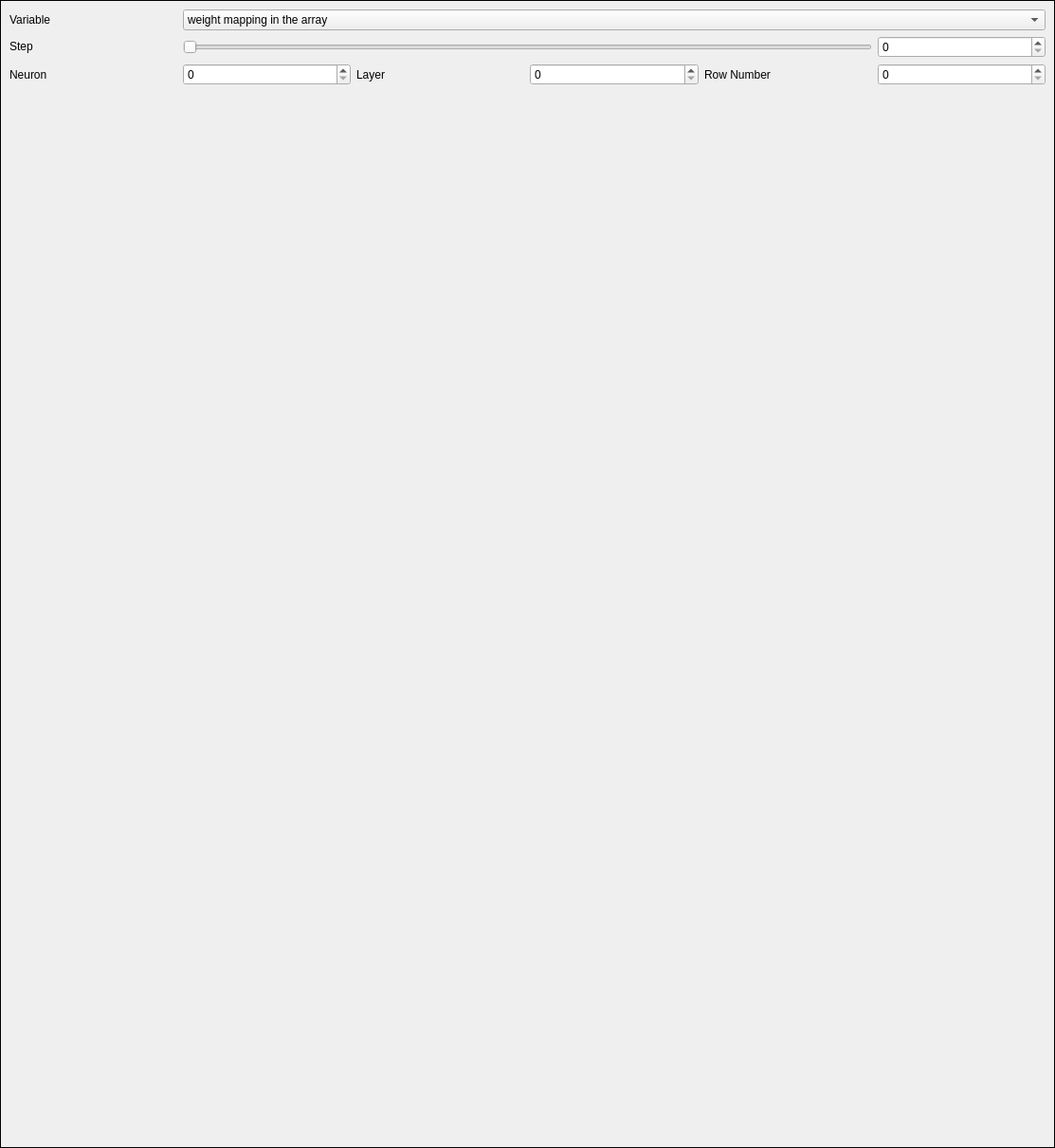
<?xml version="1.0" encoding="UTF-8"?>
<ui version="4.0">
 <class>NNVarSnapRow</class>
 <widget class="QWidget" name="NNVarSnapRow">
  <property name="geometry">
   <rect>
    <x>0</x>
    <y>0</y>
    <width>1113</width>
    <height>1211</height>
   </rect>
  </property>
  <property name="windowTitle">
   <string>Form</string>
  </property>
  <layout class="QVBoxLayout" name="verticalLayout">
   <property name="spacing">
    <number>0</number>
   </property>
   <property name="leftMargin">
    <number>0</number>
   </property>
   <property name="topMargin">
    <number>0</number>
   </property>
   <property name="rightMargin">
    <number>0</number>
   </property>
   <property name="bottomMargin">
    <number>0</number>
   </property>
   <item>
    <widget class="QFrame" name="rowFrame">
     <property name="frameShape">
      <enum>QFrame::Box</enum>
     </property>
     <property name="frameShadow">
      <enum>QFrame::Plain</enum>
     </property>
     <layout class="QVBoxLayout" name="verticalLayout_2">
      <item>
       <layout class="QGridLayout" name="gridLayout">
        <item row="3" column="0">
         <widget class="QLabel" name="label_4">
          <property name="text">
           <string>Neuron</string>
          </property>
         </widget>
        </item>
        <item row="3" column="4">
         <widget class="QLabel" name="label_5">
          <property name="text">
           <string>Row Number</string>
          </property>
         </widget>
        </item>
        <item row="2" column="5">
         <widget class="QSpinBox" name="stepSpinBox">
          <property name="minimumSize">
           <size>
            <width>75</width>
            <height>0</height>
           </size>
          </property>
         </widget>
        </item>
        <item row="0" column="0">
         <widget class="QLabel" name="label_2">
          <property name="text">
           <string>Variable</string>
          </property>
         </widget>
        </item>
        <item row="3" column="3">
         <widget class="QSpinBox" name="LayerSpinBox"/>
        </item>
        <item row="2" column="0">
         <widget class="QLabel" name="label">
          <property name="sizePolicy">
           <sizepolicy hsizetype="Preferred" vsizetype="Maximum">
            <horstretch>0</horstretch>
            <verstretch>0</verstretch>
           </sizepolicy>
          </property>
          <property name="text">
           <string>Step</string>
          </property>
         </widget>
        </item>
        <item row="2" column="1" colspan="4">
         <widget class="QSlider" name="stepSlider">
          <property name="enabled">
           <bool>true</bool>
          </property>
          <property name="orientation">
           <enum>Qt::Horizontal</enum>
          </property>
         </widget>
        </item>
        <item row="0" column="1" colspan="5">
         <widget class="QComboBox" name="variableSelectionCombo">
          <item>
           <property name="text">
            <string>weight mapping in the array</string>
           </property>
          </item>
          <item>
           <property name="text">
            <string>weight mapping for each layer</string>
           </property>
          </item>
          <item>
           <property name="text">
            <string>membrane voltage changes (training)</string>
           </property>
          </item>
          <item>
           <property name="text">
            <string>membrane voltage changes (test)</string>
           </property>
          </item>
          <item>
           <property name="text">
            <string>membrane recovery variable changes (training, only for Izhikevich neuron model)</string>
           </property>
          </item>
          <item>
           <property name="text">
            <string>membrane recovery variable changes (test, only for Izhikevich neuron model)</string>
           </property>
          </item>
          <item>
           <property name="text">
            <string>fire history (training)</string>
           </property>
          </item>
          <item>
           <property name="text">
            <string>fire history (test)</string>
           </property>
          </item>
          <item>
           <property name="text">
            <string>input stimulus (training)</string>
           </property>
          </item>
          <item>
           <property name="text">
            <string>input stimulus (test)</string>
           </property>
          </item>
          <item>
           <property name="text">
            <string>error for each neuron (training, not applicable for unsupervised learning)</string>
           </property>
          </item>
          <item>
           <property name="text">
            <string>error for each neuron (test, not applicable for unsupervised learning)</string>
           </property>
          </item>
          <item>
           <property name="text">
            <string>expected weight mapping for each layer</string>
           </property>
          </item>
          <item>
           <property name="text">
            <string>weight error for each layer</string>
           </property>
          </item>
         </widget>
        </item>
        <item row="3" column="1">
         <widget class="QSpinBox" name="NeuronSpinBox"/>
        </item>
        <item row="3" column="2">
         <widget class="QLabel" name="label_3">
          <property name="text">
           <string>Layer</string>
          </property>
         </widget>
        </item>
        <item row="3" column="5">
         <widget class="QSpinBox" name="RowNumSpinBox"/>
        </item>
       </layout>
      </item>
      <item>
       <widget class="QWidget" name="graphHolderWidget" native="true">
        <property name="sizePolicy">
         <sizepolicy hsizetype="Preferred" vsizetype="Expanding">
          <horstretch>0</horstretch>
          <verstretch>0</verstretch>
         </sizepolicy>
        </property>
        <layout class="QVBoxLayout" name="verticalLayout_5">
         <item>
          <layout class="QVBoxLayout" name="graphHolderLayout"/>
         </item>
        </layout>
       </widget>
      </item>
     </layout>
    </widget>
   </item>
  </layout>
 </widget>
 <resources/>
 <connections/>
</ui>
